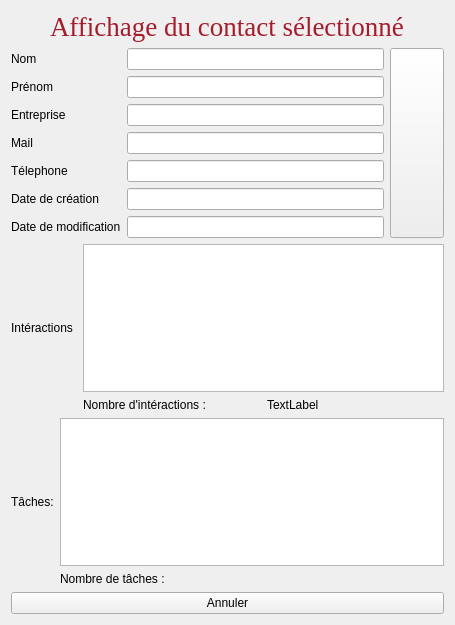
<?xml version="1.0" encoding="UTF-8"?>
<ui version="4.0">
 <class>AfficherContact</class>
 <widget class="QWidget" name="AfficherContact">
  <property name="geometry">
   <rect>
    <x>0</x>
    <y>0</y>
    <width>455</width>
    <height>625</height>
   </rect>
  </property>
  <property name="windowTitle">
   <string>AfficherContact</string>
  </property>
  <layout class="QVBoxLayout" name="verticalLayout">
   <item alignment="Qt::AlignHCenter">
    <widget class="QLabel" name="label">
     <property name="font">
      <font>
       <family>Tinos</family>
       <pointsize>20</pointsize>
      </font>
     </property>
     <property name="text">
      <string>&lt;html&gt;&lt;head/&gt;&lt;body&gt;&lt;p&gt;&lt;span style=&quot; color:#a51d2d;&quot;&gt;Affichage du contact sélectionné&lt;/span&gt;&lt;/p&gt;&lt;/body&gt;&lt;/html&gt;</string>
     </property>
    </widget>
   </item>
   <item>
    <layout class="QHBoxLayout" name="horizontalLayout">
     <item>
      <layout class="QVBoxLayout" name="verticalLayout_2">
       <property name="sizeConstraint">
        <enum>QLayout::SetNoConstraint</enum>
       </property>
       <item>
        <layout class="QHBoxLayout" name="horizontalLayout_7">
         <item>
          <layout class="QFormLayout" name="formLayout">
           <item row="0" column="0">
            <widget class="QLabel" name="label_2">
             <property name="text">
              <string>Nom</string>
             </property>
            </widget>
           </item>
           <item row="0" column="1">
            <widget class="QLineEdit" name="lineEditNom">
             <property name="enabled">
              <bool>true</bool>
             </property>
            </widget>
           </item>
           <item row="1" column="0">
            <widget class="QLabel" name="label_5">
             <property name="text">
              <string>Prénom</string>
             </property>
            </widget>
           </item>
           <item row="1" column="1">
            <widget class="QLineEdit" name="lineEditPrenom">
             <property name="enabled">
              <bool>true</bool>
             </property>
            </widget>
           </item>
           <item row="3" column="0">
            <widget class="QLabel" name="label_7">
             <property name="text">
              <string>Entreprise</string>
             </property>
            </widget>
           </item>
           <item row="3" column="1">
            <widget class="QLineEdit" name="lineEditEntreprise">
             <property name="enabled">
              <bool>true</bool>
             </property>
            </widget>
           </item>
           <item row="4" column="0">
            <widget class="QLabel" name="label_6">
             <property name="text">
              <string>Mail</string>
             </property>
            </widget>
           </item>
           <item row="4" column="1">
            <widget class="QLineEdit" name="lineEditMail">
             <property name="enabled">
              <bool>true</bool>
             </property>
            </widget>
           </item>
           <item row="5" column="0">
            <widget class="QLabel" name="label_4">
             <property name="text">
              <string>Télephone</string>
             </property>
            </widget>
           </item>
           <item row="5" column="1">
            <widget class="QLineEdit" name="lineEditTel">
             <property name="enabled">
              <bool>true</bool>
             </property>
            </widget>
           </item>
           <item row="6" column="0">
            <widget class="QLabel" name="label_3">
             <property name="text">
              <string>Date de création</string>
             </property>
            </widget>
           </item>
           <item row="6" column="1">
            <widget class="QLineEdit" name="lineEditDC">
             <property name="enabled">
              <bool>true</bool>
             </property>
            </widget>
           </item>
           <item row="7" column="0">
            <widget class="QLabel" name="label_9">
             <property name="text">
              <string>Date de modification</string>
             </property>
            </widget>
           </item>
           <item row="7" column="1">
            <widget class="QLineEdit" name="lineEditDE"/>
           </item>
          </layout>
         </item>
         <item>
          <widget class="QPushButton" name="pushButtonPhoto">
           <property name="sizePolicy">
            <sizepolicy hsizetype="Preferred" vsizetype="Preferred">
             <horstretch>0</horstretch>
             <verstretch>0</verstretch>
            </sizepolicy>
           </property>
           <property name="maximumSize">
            <size>
             <width>150</width>
             <height>230</height>
            </size>
           </property>
           <property name="font">
            <font>
             <pointsize>13</pointsize>
            </font>
           </property>
           <property name="tabletTracking">
            <bool>false</bool>
           </property>
           <property name="text">
            <string/>
           </property>
          </widget>
         </item>
        </layout>
       </item>
       <item>
        <layout class="QHBoxLayout" name="horizontalLayout_6">
         <item>
          <layout class="QVBoxLayout" name="verticalLayout_4">
           <item>
            <widget class="QLabel" name="label_8">
             <property name="text">
              <string>Intéractions </string>
             </property>
            </widget>
           </item>
          </layout>
         </item>
         <item>
          <layout class="QVBoxLayout" name="verticalLayout_3">
           <item>
            <widget class="QListWidget" name="listWidget"/>
           </item>
           <item>
            <layout class="QHBoxLayout" name="horizontalLayout_3">
             <item>
              <widget class="QLabel" name="label_12">
               <property name="text">
                <string>Nombre d'intéractions :</string>
               </property>
              </widget>
             </item>
             <item>
              <widget class="QLabel" name="nbI">
               <property name="text">
                <string>TextLabel</string>
               </property>
              </widget>
             </item>
            </layout>
           </item>
          </layout>
         </item>
        </layout>
       </item>
       <item>
        <layout class="QHBoxLayout" name="horizontalLayout_2">
         <item>
          <widget class="QLabel" name="label_10">
           <property name="text">
            <string>Tâches:</string>
           </property>
          </widget>
         </item>
         <item>
          <layout class="QVBoxLayout" name="verticalLayout_5">
           <item>
            <widget class="QTextEdit" name="textEdit"/>
           </item>
           <item>
            <layout class="QHBoxLayout" name="horizontalLayout_4">
             <item>
              <widget class="QLabel" name="label_14">
               <property name="text">
                <string>Nombre de tâches :</string>
               </property>
              </widget>
             </item>
             <item>
              <widget class="QLabel" name="nbT">
               <property name="text">
                <string/>
               </property>
              </widget>
             </item>
            </layout>
           </item>
          </layout>
         </item>
        </layout>
       </item>
      </layout>
     </item>
    </layout>
   </item>
   <item>
    <widget class="QPushButton" name="pushButtonAnnuler">
     <property name="text">
      <string>Annuler</string>
     </property>
    </widget>
   </item>
  </layout>
 </widget>
 <resources/>
 <connections>
  <connection>
   <sender>pushButtonAnnuler</sender>
   <signal>clicked()</signal>
   <receiver>AfficherContact</receiver>
   <slot>close()</slot>
   <hints>
    <hint type="sourcelabel">
     <x>65</x>
     <y>384</y>
    </hint>
    <hint type="destinationlabel">
     <x>29</x>
     <y>295</y>
    </hint>
   </hints>
  </connection>
 </connections>
</ui>
